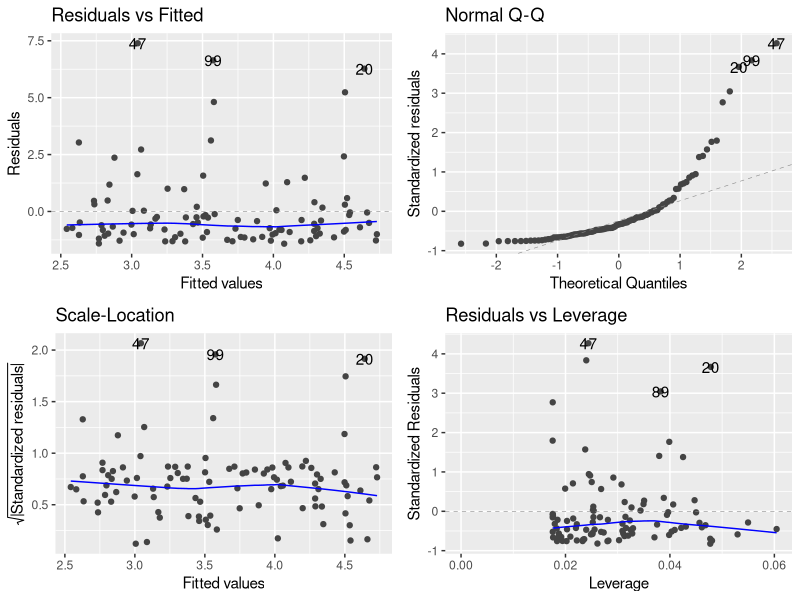
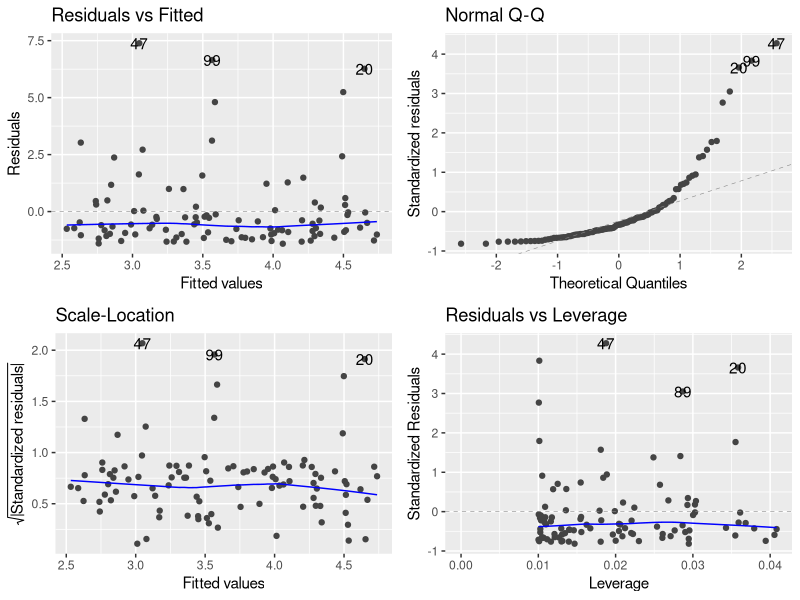
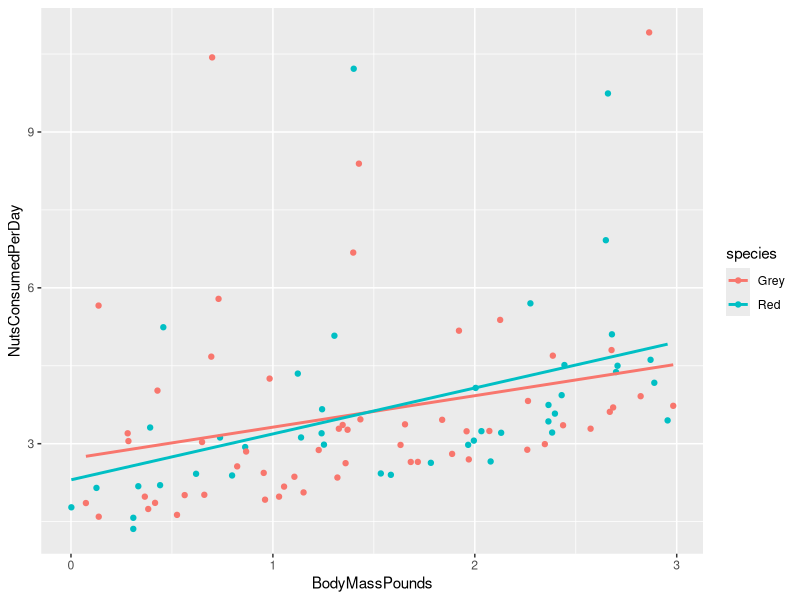
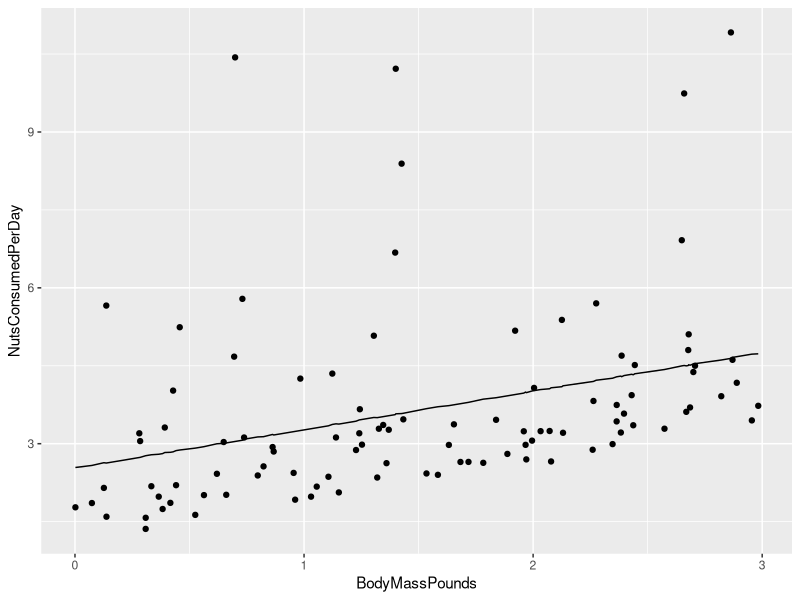

R code for these plots, in order:
#You love feeding squirrels in your backyard. They need to eat nuts to survive,
# or they will slowly starve to death. Your neighbor’s mom also likes
# watching the squirrels, and she wants to know which species eats more nuts
# per day. She wants an answer by the end of the day.  Otherwise, she will send
# the grandkids to egg your car.
library(tidyverse)
library(ggfortify)

nuts <- read.csv('Week_11/SquirrelsEatNuts.csv')

mod1 <- lm(NutsConsumedPerDay ~ BodyMassPounds + species, data = nuts)
mod2 <- lm(NutsConsumedPerDay ~ BodyMassPounds, data = nuts)

autoplot(mod1)
autoplot(mod2)
summary(mod1) #Only Body mass was significant, so we can drop the species term.
summary(mod2) 

ggplot(nuts, aes(x = BodyMassPounds, y = NutsConsumedPerDay,
                 color = species)) +
  geom_point() + 
  geom_smooth(method = 'lm', se = FALSE)

#There is no difference between the species, the predictor variable is the only
# significant term in the models.  Body mass is the only significant factor 
# in how many nuts a squirrel consumes per day.


#According to my partner, this is the correct interpretation.  There should be
# little to no difference between the groups.  The parameter estimates are 
# also relatively close, as the true parameters are bounded by the two lines.

nuts %>%
  mutate(model = predict(mod1)) %>%
  ggplot() +
  geom_point(aes(BodyMassPounds, NutsConsumedPerDay)) +
  geom_line(aes(BodyMassPounds, model))
